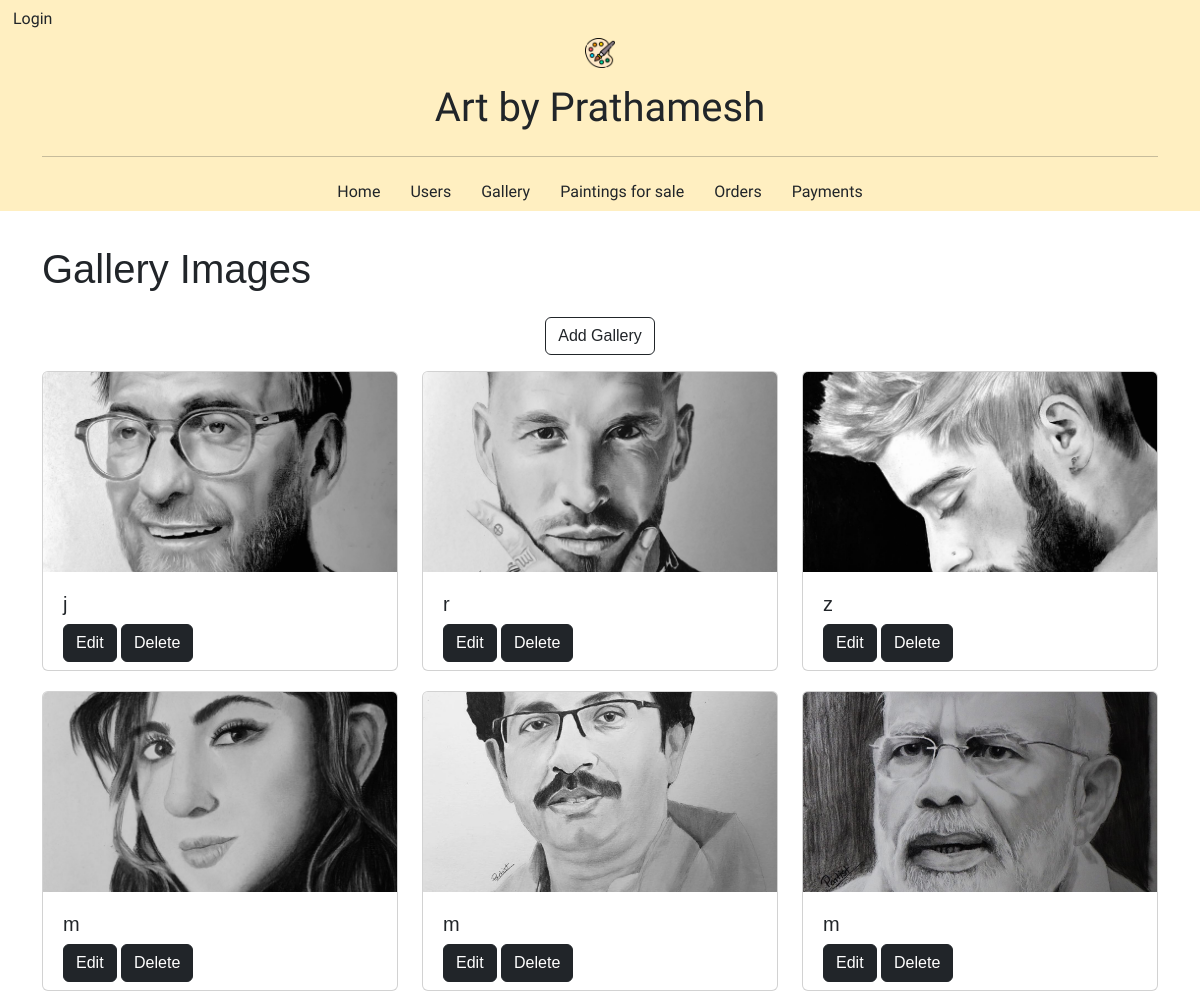
The app's page /dashboard/gallery_list/ (upper part), older data.
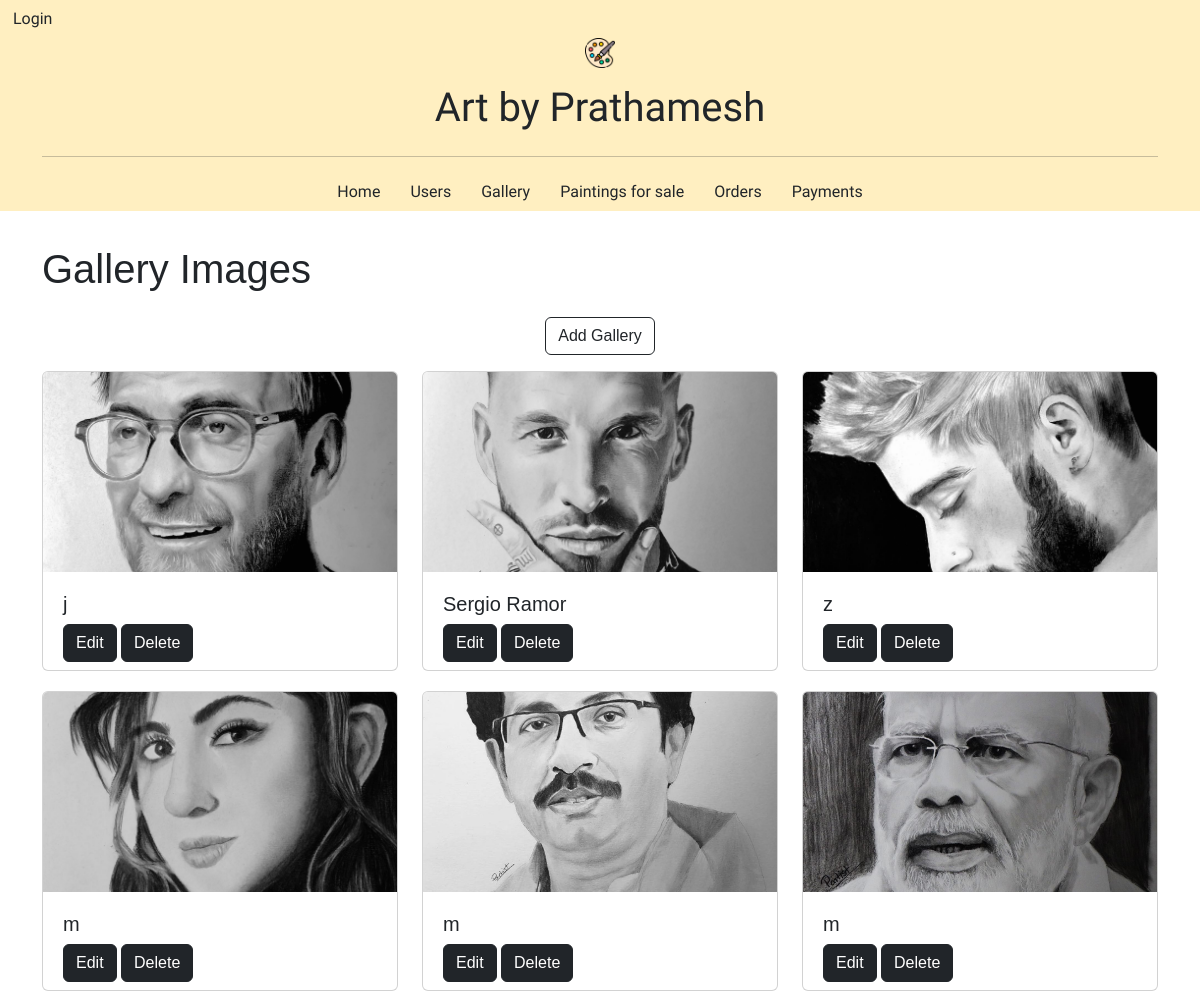
The same page, newer data.
### marketplace/models.py (models this page shows, shortened)
class GalleryImagesModel(models.Model):
    title = models.CharField(max_length=20)
    image = models.ImageField(upload_to="gallery")

### dashboard/views.py (the view, shortened to what this page needs)
# urls.py: path("gallery_list/",gallery_list,name="dashboard_gallery_list"),
def gallery_list(request):
    gallery_items = GalleryImagesModel.objects.all().order_by('-id')
    return render(request, 'dashboard/gallery_list.html',{"gallery_items":gallery_items})

### templates/dashboard/gallery_list.html (shortened to what this page needs)
{% extends 'base/header_dashboard.html' %}
{% load socialaccount %}
{% load static %}
{% block content %}
<div class="container">
    <h1 class="mt-4 mb-4">Gallery Images</h1>
    <div class="text-center mb-3">
        <button id="ImageButton" class="btn btn-transparent" style="border:solid;border-width: thin" onclick="showImageForm()">Add Gallery</button>
    </div>
    <div class="row" id="galleryRow">
        {% for item in gallery_items %}
            <div class="col-md-4">
                <div class="card gallery-item">
                    <img src="{{ item.image.url }}" class="card-img-top gallery-image" alt="{{ item.title }}">
                    <div class="card-body">
                        <h5 class="card-title">{{ item.title }}</h5>
                        <a href="{% url 'dashboard_gallery_image_edit' item.id %}" class="btn btn-dark">Edit</a>
                        <a href="{% url 'dashboard_gallery_image_delete' item.id %}" class="btn btn-dark">Delete</a>
                    </div>
                </div>
            </div>
        {% endfor %}
    </div>
</div>
{% endblock content %}

Row changes from the older to the newer data that the page shows:
changed GalleryImagesModel: title "r" → "Sergio Ramor"
